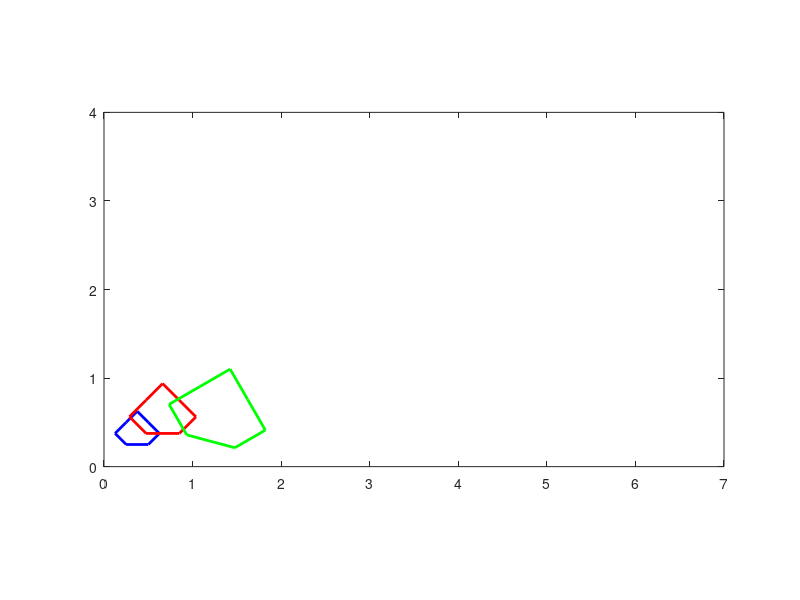

Write the MATLAB code that produced this figure.
% Define the initial irregular 8-sided polygon
polygon = [0.25, 0.25;   % Vertex 1
           0.5, 0.25;   % Vertex 2
           0.625, 0.375; % Vertex 3
           0.5, 0.5;   % Vertex 4
           0.375, 0.625; % Vertex 5
           0.25, 0.5;   % Vertex 6
           0.125, 0.375; % Vertex 7
           0.25, 0.25];  % Vertex 8

% Create a figure
f = figure('Visible', 'on');

% Plot the initial polygon
plot(polygon(:, 1), polygon(:, 2), 'b', 'LineWidth', 2);
hold on;

% Define a transformation matrix for scaling and translation
T = [1.5, 0, 0.1;  % Scale x by 1.5 and translate x by 2.5 units
     0, 1.5, 0];  % Scale y by 1.5

% Apply the transformation to the polygon
transformed_polygon = (T * [polygon'; ones(1, size(polygon, 1))])';

% Plot the transformed polygon
plot(transformed_polygon(:, 1), transformed_polygon(:, 2), 'r', 'LineWidth', 2);

% Define a rotation angle (e.g., 15 degrees)
rotation_angle = -15;

% Convert the rotation angle to radians
theta = deg2rad(rotation_angle);

% Define a rotation matrix
R = [cos(theta), -sin(theta);
     sin(theta), cos(theta)];

% Apply the rotation matrix to the transformed polygon
rotated_polygon = (R * transformed_polygon(:, 1:2)')';
transformed_rotated_polygon = (T * [rotated_polygon'; ones(1, size(polygon, 1))])';
% Plot the rotated polygon
plot(transformed_rotated_polygon(:, 1), transformed_rotated_polygon(:, 2), 'g', 'LineWidth', 2);

% Set axis limits and aspect ratio
axis equal;
axis([0 7 0 4]);

% Keep the figure open
